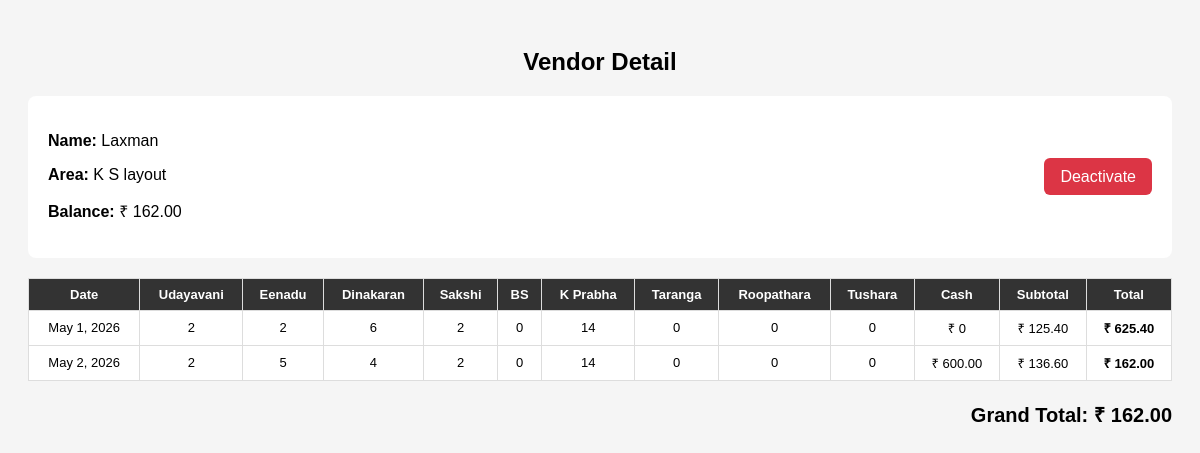
The app's page /vendor-detail/3/ (signed in) with its own data.
### core/models.py (models this page shows, shortened)
class Vendor(models.Model):
    name = models.CharField(max_length=100)
    phone = models.CharField(max_length=20, unique=True)
    password = models.CharField(max_length=100, default="demo@123")
    area = models.ForeignKey(Area, on_delete=models.CASCADE, related_name="vendors")
    opening_balance = models.DecimalField(max_digits=12, decimal_places=2, default=0)
    is_active = models.BooleanField(default=True)

class Area(models.Model):
    name = models.CharField(max_length=100, unique=True)
    is_active = models.BooleanField(default=True)

class DailyIndent(models.Model):
    vendor = models.ForeignKey(Vendor, on_delete=models.CASCADE, related_name="indents")
    date = models.DateField(default=timezone.now)
    cash_collected = models.DecimalField(max_digits=10, decimal_places=2, default=0)
    previous_balance = models.DecimalField(max_digits=12, decimal_places=2, default=0)
    current_balance = models.DecimalField(max_digits=12, decimal_places=2, default=0)
    area = models.ForeignKey(
        Area,
        on_delete=models.CASCADE,
        related_name="indents",
        null=True,
        blank=True
    )
    executive = models.ForeignKey(
        Executive,
        on_delete=models.SET_NULL,
        null=True,
        blank=True,
        related_name="submitted_indents"
    )
    checked_by_admin = models.BooleanField(default=False)
    admin_note = models.TextField(blank=True)
    updated_at = models.DateTimeField(auto_now=True)
    class Meta:
        unique_together = ("vendor", "date")
        ordering = ["date", "vendor__name"]
    def total_amount(self):
        total = Decimal("0.00")
        for item in self.newspaper_items.all():
            total += item.line_amount()
        for item in self.magazine_items.all():
            total += item.line_amount()
        return total

### core/views.py (the view)
# urls.py: path("vendor-detail/<int:vendor_id>/", views.vendor_detail, name="vendor_detail"),
def vendor_detail(request, vendor_id):
    if not request.session.get("is_admin_logged_in"):
        return redirect("admin_login")
    vendor = get_object_or_404(Vendor.objects.select_related("area"), id=vendor_id)
    indents = DailyIndent.objects.filter(vendor=vendor).prefetch_related(
        "newspaper_items__newspaper",
        "magazine_items__magazine"
    ).order_by("date")
    data = []
    balance = Decimal(vendor.opening_balance or 0)
    for indent in indents:
        row = {
            "date": indent.date,
            "udayavani": 0,
            "eenadu": 0,
            "dinakaran": 0,
            "sakshi": 0,
            "business_standard": 0,
            "k_prabha": 0,
            "taranga": 0,
            "roopathara": 0,
            "tushara": 0,
            "cash": Decimal(indent.cash_collected or 0),
            "subtotal": indent.total_amount(),
            "previous_balance": balance,
            "total": Decimal("0.00"),
        }
        for item in indent.newspaper_items.all():
            key = item.newspaper.name.lower().strip().replace(" ", "_")
            if key == "business_standard" or key == "biasness_standard":
                row["business_standard"] = item.quantity
            elif key == "k_prabha" or key == "kannada_prabha":
                row["k_prabha"] = item.quantity
            elif key in row:
                row[key] = item.quantity
        for item in indent.magazine_items.all():
            key = item.magazine.name.lower().strip().replace(" ", "_")
            if key in row:
                row[key] = item.quantity
        balance = balance + row["subtotal"] - row["cash"]
        row["total"] = balance
        data.append(row)
    return render(request, "core/vendor_detail.html", {
        "vendor": vendor,
        "data": data,
        "grand_total": balance,
        "balance": balance,
    })

### core/models.py (called while the page is built)
    def net_quantity(self):
        return max(self.quantity - self.returned_quantity, 0)

    def line_amount(self):
        day_number = self.daily_indent.date.weekday()  # 0 Monday ... 6 Sunday
        price = self.newspaper.weekend_price if day_number in [5, 6] else self.newspaper.weekday_price
        return Decimal(self.net_quantity()) * Decimal(price)

### core/templates/core/vendor_detail.html (shortened to what this page needs)
<!DOCTYPE html>
<html>
<head>
</head>
<body>
<h2>Vendor Detail</h2>
<div class="info-box">
    <div class="top-row">
        <div>
            <p><strong>Name:</strong> {{ vendor.name }}</p>
            <p><strong>Area:</strong> {{ vendor.area.name }}</p>
            <p><strong>Balance:</strong> ₹ {{ balance }}</p>
        </div>
        <div>
            <a href="{% url 'toggle_vendor_status' vendor.id %}"
               class="{% if vendor.is_active %}deactivate-btn{% else %}activate-btn{% endif %}">
                {% if vendor.is_active %}Deactivate{% else %}Activate{% endif %}
            </a>
        </div>
    </div>
</div>
<table>
    <thead>
        <tr>
            <th>Date</th>
            <th>Udayavani</th>
            <th>Eenadu</th>
            <th>Dinakaran</th>
            <th>Sakshi</th>
            <th>BS</th>
            <th>K Prabha</th>
            <th>Taranga</th>
            <th>Roopathara</th>
            <th>Tushara</th>
            <th>Cash</th>
            <th>Subtotal</th>
            <th>Total</th>
        </tr>
    </thead>
    <tbody>
        {% for row in data %}
        <tr>
            <td>{{ row.date }}</td>
            <td>{{ row.udayavani }}</td>
            <td>{{ row.eenadu }}</td>
            <td>{{ row.dinakaran }}</td>
            <td>{{ row.sakshi }}</td>
            <td>{{ row.business_standard }}</td>
            <td>{{ row.k_prabha }}</td>
            <td>{{ row.taranga }}</td>
            <td>{{ row.roopathara }}</td>
            <td>{{ row.tushara }}</td>
            <td>₹ {{ row.cash }}</td>
            <td>₹ {{ row.subtotal }}</td>
            <td><strong>₹ {{ row.total }}</strong></td>
        </tr>
        {% empty %}
        <tr>
            <td colspan="13">No data available</td>
        </tr>
        {% endfor %}
    </tbody>
</table>
<div class="total-box">
    Grand Total: ₹ {{ grand_total }}
</div>
</body>
</html>

### core/templates/core/vendor_detail.html (style rules this page uses)
body { font-family: Arial, sans-serif; background: #f5f5f5; padding: 20px; }
h2 { text-align: center; margin-bottom: 20px; }
.info-box { background: white; padding: 20px; border-radius: 8px; margin-bottom: 20px; }
.top-row { display: flex; justify-content: space-between; align-items: center; flex-wrap: wrap; gap: 15px; }
.deactivate-btn { background: #dc3545; color: white; padding: 10px 16px; text-decoration: none; border-radius: 6px; }
table { width: 100%; border-collapse: collapse; background: white; font-size: 13px; }
th, td { border: 1px solid #ddd; padding: 8px; text-align: center; }
th { background: #333; color: white; }
.total-box { margin-top: 20px; text-align: right; font-size: 20px; font-weight: bold; }

### records on screen
Vendor: name "Laxman", area.name "K S layout"
DailyIndent: date "May 1, 2026"
DailyIndent: date "May 2, 2026", cash "600.00"

### other values on screen
{{ balance }} "162.00"
{{ row.udayavani }} "2" "2"
{{ row.eenadu }} "2" "5"
{{ row.dinakaran }} "6" "4"
{{ row.sakshi }} "2" "2"
{{ row.business_standard }} "0" "0"
{{ row.k_prabha }} "14" "14"
{{ row.taranga }} "0" "0"
{{ row.roopathara }} "0" "0"
{{ row.tushara }} "0" "0"
{{ row.cash }} "0"
{{ row.subtotal }} "125.40" "136.60"
{{ row.total }} "625.40" "162.00"
{{ grand_total }} "162.00"
